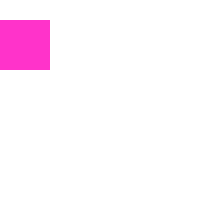
Frame 1 (no input)
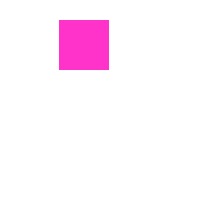
Frame 60 (the mouse pressed at the canvas centre just before this capture)
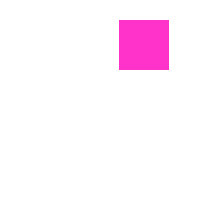
Frame 120 (the mouse held since frame 60 and released just before this capture)

The Processing sketch that drew these frames (run headless with seeded random() and noise(); from frame 60 on, the mouse is pressed at the canvas centre):

// Processing sketch: Exercise_3
// ── Exercise_3.pde
int iBox = 0;                // initialialisation for pink box
int iBox2 = -199;            // Location set to off screen

void setup()                 // run box set up
{
  size(200,200);             // size of run box
  noStroke();                // no outer line
}

void draw()                  
{                            // PINK BOX
  background(255);           // background is neutral for the run box
  fill(255,51,202);          // colour of box
  rect(iBox,20,50,50);       // pink box location and size x
  if (iBox++>=398)           // wrap movement to the right
  {
    iBox=-100;                
  }
                            // WRAP PINK BOX
  fill(255,51,202);          
  rect(iBox2,20,50,50);
  if(iBox2++>=199)
  {
    iBox2=-300;
  }
}
